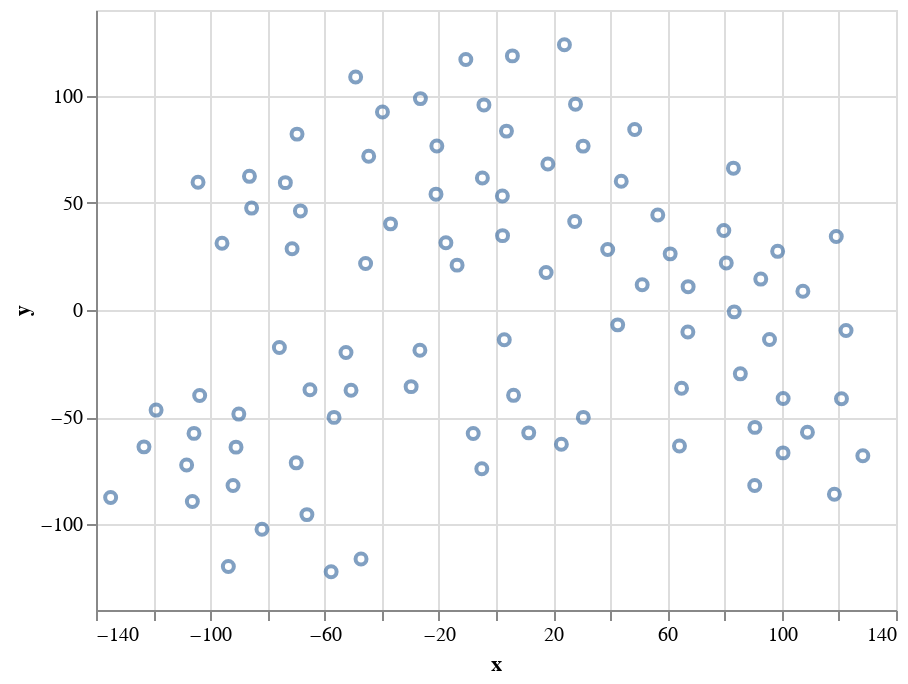

This figure's notebook cell:
### Code cell
embedding = pd.DataFrame(emb.embedding_, columns=["x", "y"])

alt.Chart(embedding).mark_point().encode(
    x="x",
    y="y"
)

### Figure 1 — Vega-Lite specification as saved in the notebook (floating-point values rounded to 4 significant figures)
{"$schema": "https://vega.github.io/schema/vega-lite/v2.6.0.json", "config": {"view": {"height": 300, "width": 400}}, "data": {"name": "data-53a192b5ebc63c5af9fa382a26fcbf6c"}, "datasets": {"data-53a192b5ebc63c5af9fa382a26fcbf6c": [{"x": 56.62, "y": 44.35}, {"x": 30.5, "y": 76.48}, {"x": -36.91, "y": 40.2}, {"x": 18.15, "y": 68.11}, {"x": 43.84, "y": 60.05}, {"x": 27.83, "y": 96.06}, {"x": -13.62, "y": 20.94}, {"x": 2.229, "y": 53.23}, {"x": 60.96, "y": 26.2}, {"x": -20.7, "y": 76.51}, {"x": 67.24, "y": 10.89}, {"x": -71.37, "y": 28.62}, {"x": 39.09, "y": 28.2}, {"x": 80.59, "y": 21.9}, {"x": -26.63, "y": -18.78}, {"x": 27.55, "y": 41.27}, {"x": -4.223, "y": 95.71}, {"x": 23.95, "y": 123.8}, {"x": 3.661, "y": 83.48}, {"x": 100.5, "y": -41.27}, {"x": 92.67, "y": 14.42}, {"x": -93.68, "y": -119.7}, {"x": -26.46, "y": 98.64}, {"x": 2.289, "y": 34.7}, {"x": -81.91, "y": -102.3}, {"x": 107.4, "y": 8.782}, {"x": -7.972, "y": -57.63}, {"x": -29.71, "y": -35.76}, {"x": -17.53, "y": 31.37}, {"x": -104.3, "y": 59.64}, {"x": 128.4, "y": -68.06}, {"x": 42.59, "y": -6.932}, {"x": 48.55, "y": 84.23}, {"x": 79.74, "y": 37.14}, {"x": 83.39, "y": -0.8749}, {"x": -10.56, "y": 116.9}, {"x": 98.58, "y": 27.37}, {"x": 64.94, "y": -36.54}, {"x": -45.64, "y": 21.72}, {"x": -21.0, "y": 54.06}, {"x": 2.899, "y": -13.92}, {"x": 90.56, "y": -81.9}, {"x": 119.1, "y": 34.29}, {"x": 122.5, "y": -9.604}, {"x": -95.9, "y": 31.14}, {"x": -66.18, "y": -95.49}, {"x": -44.56, "y": 71.72}, {"x": 17.54, "y": 17.49}, {"x": 51.16, "y": 11.78}, {"x": -85.54, "y": 47.55}, {"x": -49.12, "y": 108.7}, {"x": 5.734, "y": 118.6}, {"x": 95.73, "y": -13.81}, {"x": 85.52, "y": -29.79}, {"x": 11.45, "y": -57.34}, {"x": 6.15, "y": -39.83}, {"x": -69.92, "y": -71.33}, {"x": -39.74, "y": 92.36}, {"x": 100.5, "y": -66.68}, {"x": -57.7, "y": -122.2}, {"x": -47.24, "y": -116.2}, {"x": -106.3, "y": -89.4}, {"x": -90.99, "y": -64.0}, {"x": -119.0, "y": -46.71}, {"x": -105.7, "y": -57.58}, {"x": -108.3, "y": -72.31}, {"x": -123.2, "y": -63.87}, {"x": -103.7, "y": -39.89}, {"x": -92.04, "y": -81.91}, {"x": 90.61, "y": -54.78}, {"x": -65.11, "y": -37.23}, {"x": -50.74, "y": -37.46}, {"x": -56.68, "y": -50.11}, {"x": -90.01, "y": -48.58}, {"x": 83.1, "y": 66.2}, {"x": 120.9, "y": -41.42}, {"x": -4.77, "y": 61.63}, {"x": -4.969, "y": -74.12}, {"x": -86.29, "y": 62.37}, {"x": -68.45, "y": 46.25}, {"x": -73.73, "y": 59.43}, {"x": 22.88, "y": -62.64}, {"x": 30.57, "y": -50.11}, {"x": 67.15, "y": -10.25}, {"x": -69.64, "y": 82.08}, {"x": -52.5, "y": -19.81}, {"x": -134.9, "y": -87.53}, {"x": -75.81, "y": -17.46}, {"x": 118.4, "y": -85.97}, {"x": 64.22, "y": -63.49}, {"x": 109.0, "y": -57.07}]}, "encoding": {"x": {"field": "x", "type": "quantitative"}, "y": {"field": "y", "type": "quantitative"}}, "mark": "point"}
